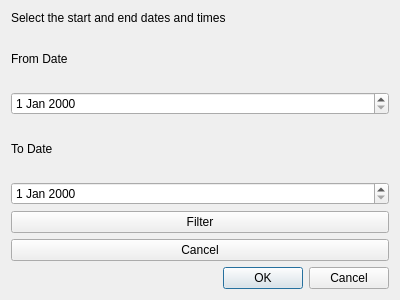
<?xml version="1.0" encoding="UTF-8"?>
<ui version="4.0">
 <class>FilterLocationsDateDialog</class>
 <widget class="QDialog" name="FilterLocationsDateDialog">
  <property name="geometry">
   <rect>
    <x>0</x>
    <y>0</y>
    <width>400</width>
    <height>300</height>
   </rect>
  </property>
  <property name="windowTitle">
   <string>Filter Locations by Date</string>
  </property>
  <property name="windowIcon">
   <iconset resource="../creepy/include/creepy_resources.qrc">
    <normaloff>:/creepy/calendar</normaloff>:/creepy/calendar</iconset>
  </property>
  <property name="modal">
   <bool>true</bool>
  </property>
  <layout class="QVBoxLayout" name="verticalLayout">
   <item>
    <layout class="QVBoxLayout" name="containerLayout">
     <item>
      <widget class="QLabel" name="titleLabel">
       <property name="sizePolicy">
        <sizepolicy hsizetype="Preferred" vsizetype="Maximum">
         <horstretch>0</horstretch>
         <verstretch>0</verstretch>
        </sizepolicy>
       </property>
       <property name="text">
        <string>&lt;html&gt;&lt;head/&gt;&lt;body&gt;&lt;p&gt;&lt;span style=&quot; font-size:9pt;&quot;&gt;Select the start and end dates and times&lt;/span&gt;&lt;/p&gt;&lt;/body&gt;&lt;/html&gt;</string>
       </property>
      </widget>
     </item>
     <item>
      <widget class="QLabel" name="lblFromDate">
       <property name="text">
        <string>From Date</string>
       </property>
      </widget>
     </item>
     <item>
      <widget class="QDateEdit" name="dateEditFrom"/>
     </item>
     <item>
      <widget class="QLabel" name="lblToDate">
       <property name="text">
        <string>To Date</string>
       </property>
      </widget>
     </item>
     <item>
      <widget class="QDateEdit" name="dateEditTo"/>
     </item>
     <item>
      <widget class="QPushButton" name="btnFilter">
       <property name="text">
        <string>Filter</string>
       </property>
      </widget>
     </item>
     <item>
      <widget class="QPushButton" name="btnCancel">
       <property name="text">
        <string>Cancel</string>
       </property>
      </widget>
     </item>
    </layout>
   </item>
   <item>
    <widget class="QDialogButtonBox" name="buttonBox">
     <property name="orientation">
      <enum>Qt::Horizontal</enum>
     </property>
     <property name="standardButtons">
      <set>QDialogButtonBox::Cancel|QDialogButtonBox::Ok</set>
     </property>
    </widget>
   </item>
  </layout>
 </widget>
 <resources>
  <include location="../creepy/include/creepy_resources.qrc"/>
 </resources>
 <connections>
  <!-- ...existing code... -->
 </connections>
</ui>
